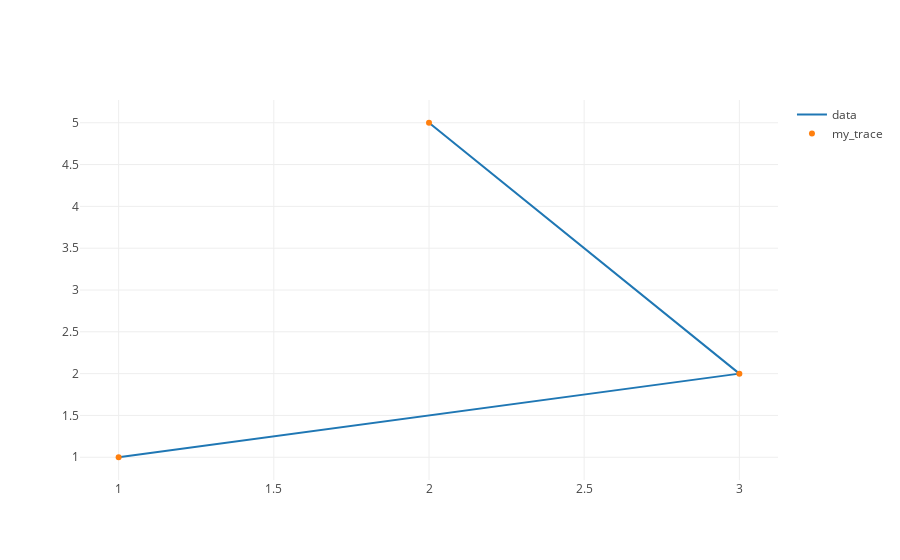

Notebook code cell kept with this figure:
### Markdown cell above
Ok, now we have built a function to easily generate a trace.  Let's see it in action!  Uncomment some of the code below and try it out! Experiment with having your trace display with 'markers' or 'lines'.  You can only see the name of the plot if more than one trace is present, so practice adding more than one trace, to the plot.

### Code cell
trace0 = build_trace(data)

trace0 = build_trace(data, 'lines')

trace1 = build_trace(data, 'markers', 'my_trace')
plot({'data':[trace0, trace1]})

### Figure 1 — Plotly figure (JSON) as saved in the notebook; plotly's stock layout.template omitted (floating-point values rounded to 4 significant figures)
{"data": [{"mode": "lines", "name": "data", "x": [1, 3, 2], "y": [1, 2, 5]}, {"mode": "markers", "name": "my_trace", "x": [1, 3, 2], "y": [1, 2, 5]}], "layout": {}}
